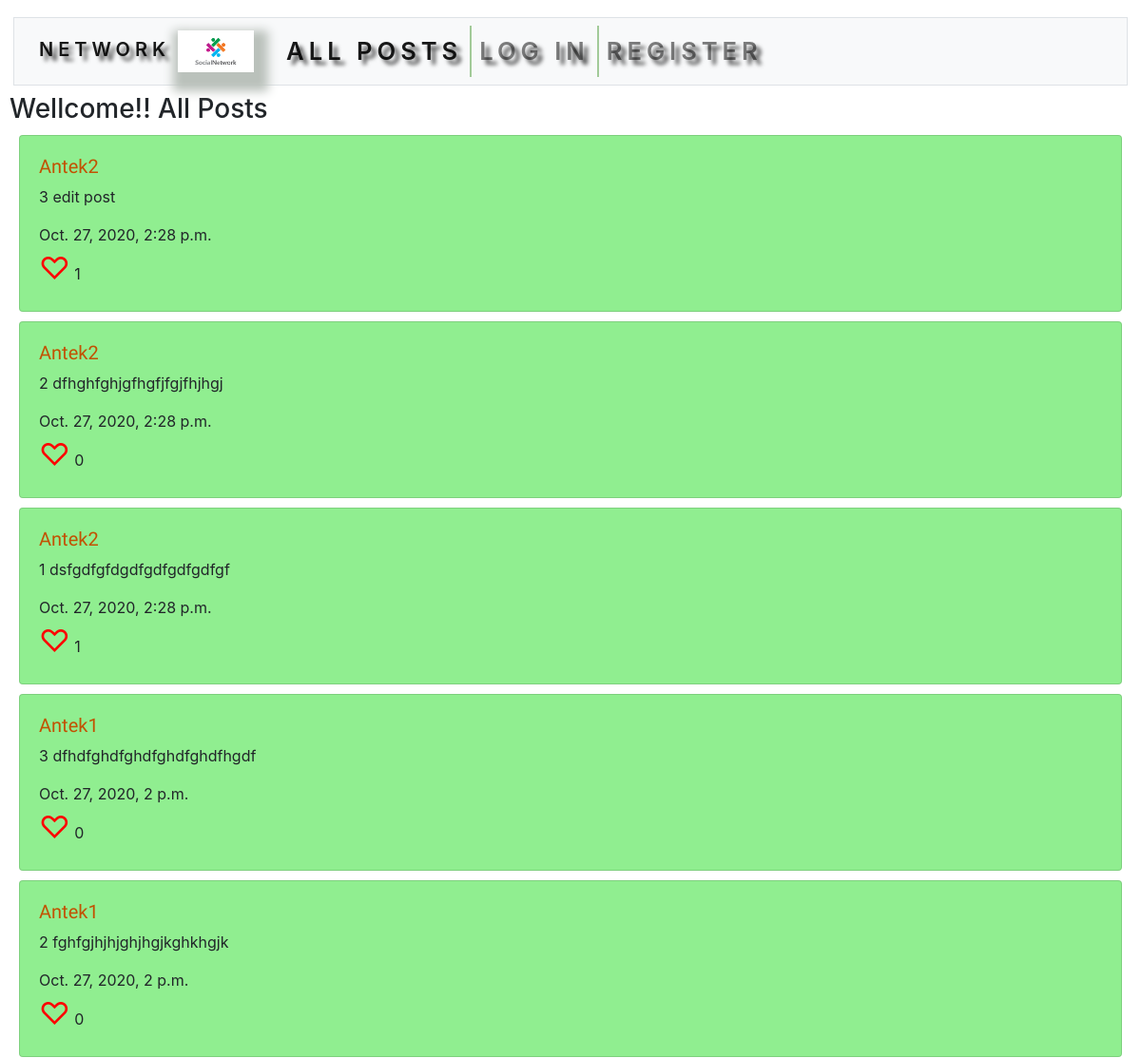
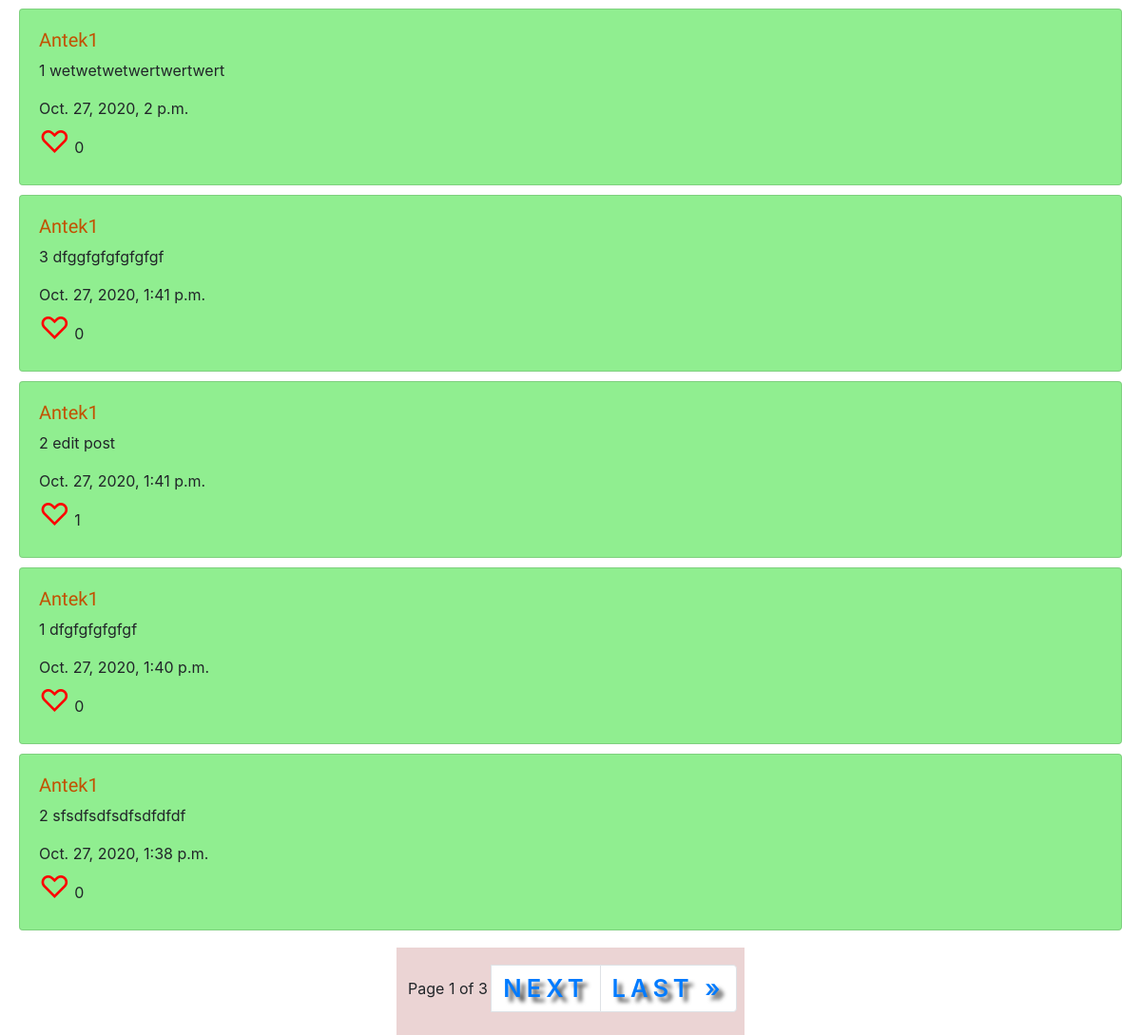
The page / on the database its author committed (2 pictures, top to bottom).
### network/models.py (models this page shows, shortened)
class Post(models.Model):
    user = models.ForeignKey('User', on_delete=models.CASCADE, related_name="posts")
    content = models.TextField(blank=True)
    timestamp = models.DateTimeField(auto_now_add=True)
    likes = models.ManyToManyField('User', related_name="liked_posts", blank=True) #could create a class for likes, but (for now) we only need the user

class User(AbstractUser):
    followers = models.ManyToManyField('self', symmetrical=False, related_name='following', blank=True)

### network/views.py (the view)
# urls.py: path("", views.index, name="index"),
def index(request):
    posts = Post.objects.all().order_by("-timestamp")
    paginator = Paginator(posts, 10)
    page_obj = paginator.get_page(request.GET.get('page'))
    return render(request, "network/index.html", {
        "page_obj": page_obj
    })

### network/templates/network/index.html (shortened to what this page needs)
{% extends "network/layout.html" %}
{% load static %}
{% block body %}
    <h3>Wellcome!! All Posts</h3>
{% endblock %}

### network/templates/network/layout.html (shortened to what this page needs)
{% load static %}
<!DOCTYPE html>
<html lang="en">
    <head>
        <link rel="stylesheet" href="https://stackpath.bootstrapcdn.com/bootstrap/4.4.1/css/bootstrap.min.css">
        <link href="{% static 'network/styles.css' %}" rel="stylesheet">
    </head>
    <body>
        <nav class="navbar navbar-expand-lg navbar-light bg-light mb-sm-4 mx-sm-1 border">
            <a class="navbar-brand" href="{% url 'index' %}">Network<img class="cover" src="{% static 'network/net3.png' %}" width="80" alt="net"></a>
            <div id="navbarNavDropdown" class="collapse navbar-collapse">
              <ul class="navbar-nav mr-auto">
                <li class="nav-item active"><a class="nav-link" href="{% url 'index' %}">All Posts</a></li>
                {% if user.is_authenticated %}
                    <li class="nav-item active"><a class="nav-link" href="{% url 'following' %}">Following</a></li>
                    <li class="nav-item"><a class="nav-link" href="{% url 'logout' %}">Log Out</a></li>
                {% else %}
                    <li class="nav-item"><a class="nav-link" href="{% url 'login' %}">Log In</a></li>
                    <li class="nav-item"><a class="nav-link" href="{% url 'register' %}">Register</a></li>
                {% endif %}
              </ul>
            </div>
          </nav>
        <div class="body">
            {% block body %}
            {% endblock %}
            <div class="posts-paginator">
               {% for post in page_obj %}
                   <div  class="card post-card">
                       <div class="card-body">
                           <a href="{% url 'user' post.user %}"><h5>{{ post.user }}</h5></a>
                           <p id="content-{{ post.id }}" style="white-space: pre-line">{{ post.content }}</p>
                           {{ post.timestamp }}<br>
                           <div onclick="like('{{ post.id }}');">
                               {% if user in post.likes.all %}
                     <a id="heart-{{ post.id }}"><span>&#9829;</span></a>
                               {% else %}
                     <a id="heart-{{ post.id }}"><span>&#9825;</span></a>
                               {% endif %}
                               <span id="counter-{{ post.id }}">{{ post.likes.all.count }}</span>
                           </div>
                       </div>
                   </div>
                   {% empty %}
                    <h5>No posts</h5>
                {% endfor %}
                <div class="container">
                    <div class="row justify-content-center">
                        <nav aria-label="Posts navigation">
                            <ul class="pagination">
                                <span class="current">&nbsp;Page {{ page_obj.number }} of {{ page_obj.paginator.num_pages }}&nbsp;</span>
                                {% if page_obj.has_next %}
                                    <li class="page-item"><a class="page-link" href="?page={{ page_obj.next_page_number }}">next</a></li>
                                    <li class="page-item"><a class="page-link" href="?page={{ page_obj.paginator.num_pages }}">last &raquo;</a></li>
                                {% endif %}
                            </ul>
                        </nav>
                    </div>
                </div>
            </div>
        </div>
    </body>
</html>

### network/static/network/styles.css (style rules this page uses)
body { margin-left: 10px; margin-right: 10px; }
a { color: black; text-decoration: none; }
.card { margin-left: 10px; margin-right: 10px; background-color: #90ee90 }
.card a h5 { color: #c25100; font-family: 'Lobster'; }
.post-card, .user-status, .pagination { margin-top: 10px; }
.pagination { align-items: center; }
nav { margin-bottom: 1.0rem; }
nav { position: relative; margin: 2px; top: 1rem; background: #ebd4d4; padding: .5rem; }
nav a { color: #e6dddd; padding: 0.5em; font-weight: 600; font-size: 1.6rem; text-shadow: 5px 5px 4px rgba(0, 0, 0, 0.7); text-transform: uppercase; letter-spacing: 5px; }
.navbar-nav .nav-item:not(:last-child) { border-right: 2px solid rgba(32, 133, 7, 0.4); }
.cover { object-fit: cover; }
.cover { color: #54b7e6; margin-left: 0.5rem; -webkit-box-shadow: 5px 10px 10px 10px #d5ded6; box-shadow: 5px 10px 10px 10px #bac1bb; }
div a span { font-size: 200%; color: red; }

### rows shown on the page
Post: user "Antek2", content "3 edit post", timestamp "Oct. 27, 2020, 2:28 p.m.", likes.all.count "1"
Post: user "Antek2", content "2 dfhghfghjgfhgfjfgjfhjhgj", timestamp "Oct. 27, 2020, 2:28 p.m.", likes.all.count "0"
Post: user "Antek2", content "1 dsfgdfgfdgdfgdfgdfgdfgf", timestamp "Oct. 27, 2020, 2:28 p.m.", likes.all.count "1"
Post: user "Antek1", content "3 dfhdfghdfghdfghdfghdfhgdf", timestamp "Oct. 27, 2020, 2 p.m.", likes.all.count "0"
Post: user "Antek1", content "2 fghfgjhjhjghjhgjkghkhgjk", timestamp "Oct. 27, 2020, 2 p.m.", likes.all.count "0"
Post: user "Antek1", content "1 wetwetwetwertwertwert", timestamp "Oct. 27, 2020, 2 p.m.", likes.all.count "0"
Post: user "Antek1", content "3 dfggfgfgfgfgfgf", timestamp "Oct. 27, 2020, 1:41 p.m.", likes.all.count "0"
Post: user "Antek1", content "2 edit post", timestamp "Oct. 27, 2020, 1:41 p.m.", likes.all.count "1"
Post: user "Antek1", content "1 dfgfgfgfgfgf", timestamp "Oct. 27, 2020, 1:40 p.m.", likes.all.count "0"
Post: user "Antek1", content "2 sfsdfsdfsdfsdfdfdf", timestamp "Oct. 27, 2020, 1:38 p.m.", likes.all.count "0"

### other values the page prints
{{ page_obj.number }} "1"
{{ page_obj.paginator.num_pages }} "3"
